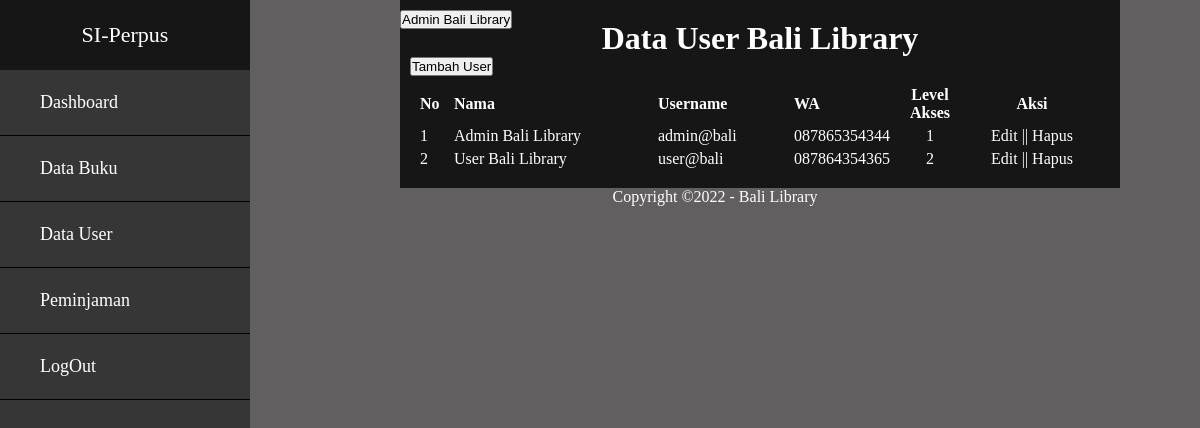
Page /admin/data-user.php (signed in) on the committed database.
### tables this page shows
CREATE TABLE IF NOT EXISTS `tb_user` (
  `id` int(11) NOT NULL AUTO_INCREMENT,
  `nama` varchar(50) DEFAULT NULL,
  `username` varchar(50) DEFAULT NULL,
  `password` varchar(50) DEFAULT NULL,
  `no_wa` varchar(50) DEFAULT NULL,
  `level` varchar(50) DEFAULT NULL,
  PRIMARY KEY (`id`)
);

### admin/sesi-admin.php (called while the page is built, shortened)
<?php
include '../db.php';
$query = mysqli_query($conn, "SELECT * FROM tb_user WHERE id = '" . $_SESSION['id'] . "'");
$dlogin = mysqli_fetch_object($query);

### admin/data-user.php (the view, shortened to what this page needs)
<?php
include('sesi-admin.php');
?>
<!DOCTYPE html>
<html>
<head>
    <link rel="stylesheet" href="../style.css">
</head>
<body>
    <div class="container">
        <div class="sidebar">
            <header>SI-Perpus</header>
            <ul>
                <li><a href="index.php" id="dashboard">Dashboard</a></li>
                <li><a href="../buku/data-buku.php" id="dbuku">Data Buku</a></li>
                <li><a href="data-user.php" id="duser">Data User</a></li>
                <li><a href="data-pinjam.php" id="pinjam">Peminjaman</a></li>
                <li><a href="../logout.php">LogOut</a></li>
            </ul>
        </div>
        <div class="top">
            <button><?php echo $dlogin->nama ?></button>
        </div>
        <div class="section">
            <div class="container">
                <div class="box">
                    <h1>Data User Bali Library</h1>
                    <a href="tbh-user.php"><button class="btn-tbh" id="">Tambah User</button></a>
                    <div class="box-table">
                        <table cellspacing="0">
                            <thead>
                                <tr>
                                    <th width="5%">No</th>
                                    <th width="30%">Nama</th>
                                    <th width="20%">Username</th>
                                    <th width="15%">WA</th>
                                    <th width="10%" align="center">Level Akses</th>
                                    <th width="30%" align="center">Aksi</th>
                                </tr>
                            </thead>
                            <tbody>
                                <?php
                                include '../db.php';
                                $no = 1;
                                $user = mysqli_query($conn, "SELECT * FROM tb_user ORDER BY id");
                                while ($row = mysqli_fetch_array($user)) {
                                ?>
                                <tr>
                                    <td><?php echo  $no++ ?></td>
                                    <td class="nama"><?php echo $row['nama'] ?></td>
                                    <td class="username"><?php echo $row['username'] ?></td>
                                    <td class="no_wa"><?php echo $row['no_wa'] ?></td>
                                    <td class="level" align="center"><?php echo $row['level'] ?></td>
                                    <td align="center">
                                        <a href="edit-user.php?id=<?php echo $row['id'] ?>">Edit</a> ||
                                        <a href="hapus-user.php?id=<?php echo $row['id'] ?>"
                                            onclick="return confirm('Yakin untuk mengahapus data ?')">Hapus</a>
                                    </td>
                                </tr>
                                <?php } ?>
                            </tbody>
                        </table>
                    </div>
                </div>
            </div>
        </div>
        <footer>
            <div class="Copyright">Copyright &copy;2022 - Bali Library</div>
        </footer>
</body>
</html>

### style.css (style rules this page uses)
* { margin: 0px; padding: 0px; }
footer { text-align: center; color: white; padding-left: 230px; text-align: center; }
a { text-decoration: none; color: white; }
body { background: #615F5F; }
.top { position: absolute; margin: 10px 10px 10px 400px; color: white; text-align: center; }
.container { width: 100%; }
.sidebar { position: fixed; left: 0px; width: 250px; height: 100%; background: #373636; }
.sidebar header { font-size: 22px; color: white; line-height: 70px; text-align: center; background: #171616; }
.sidebar ul a { display: block; height: 100%; width: 100%; line-height: 65px; font-size: 18px; color: white; padding-left: 40px; box-sizing: border-box; border-bottom: 1px solid black; transition: .4s; text-decoration: none; }
.section { width: 60%; height: 100%; background: #171616; background-position: center; margin-left: 400px; }
.box { padding: 10px; color: white; }
.box::after { content: ''; clear: both; display: block; }
.box-table { padding: 10px; }
.box h1 { text-align: center; margin-top: 10px; }
thead { text-align: left; }
tbody tr td { padding-top: 5px; }

### rows in the picture
tb_user: nama "Admin Bali Library", username "admin@bali", no_wa "087865354344", level "1"
tb_user: nama "User Bali Library", username "user@bali", no_wa "087864354365", level "2"
